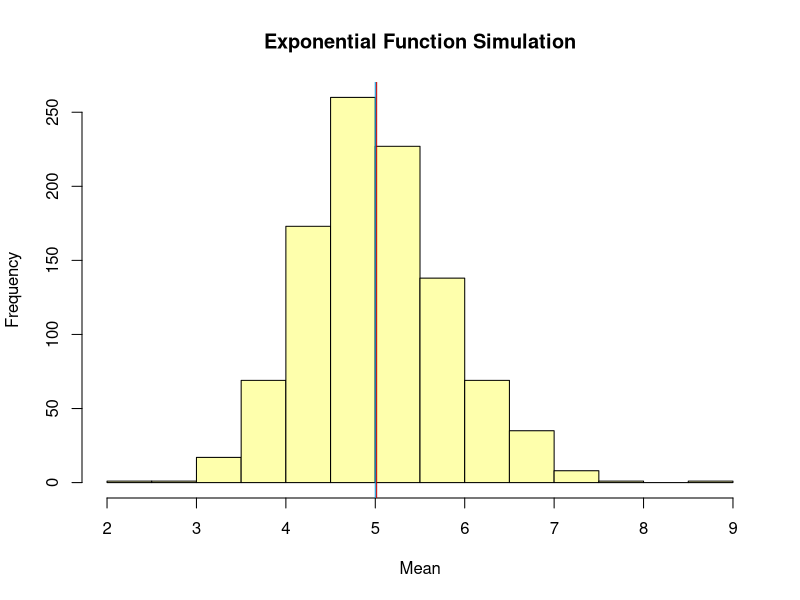
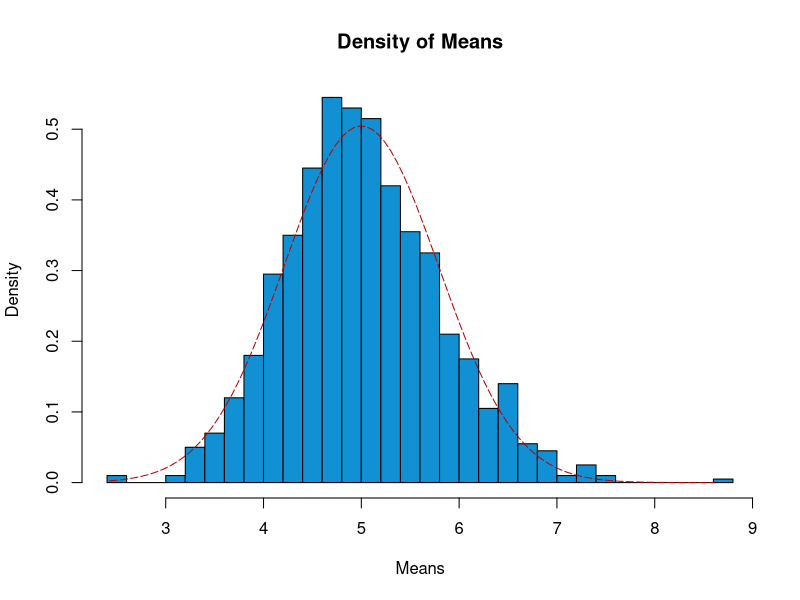
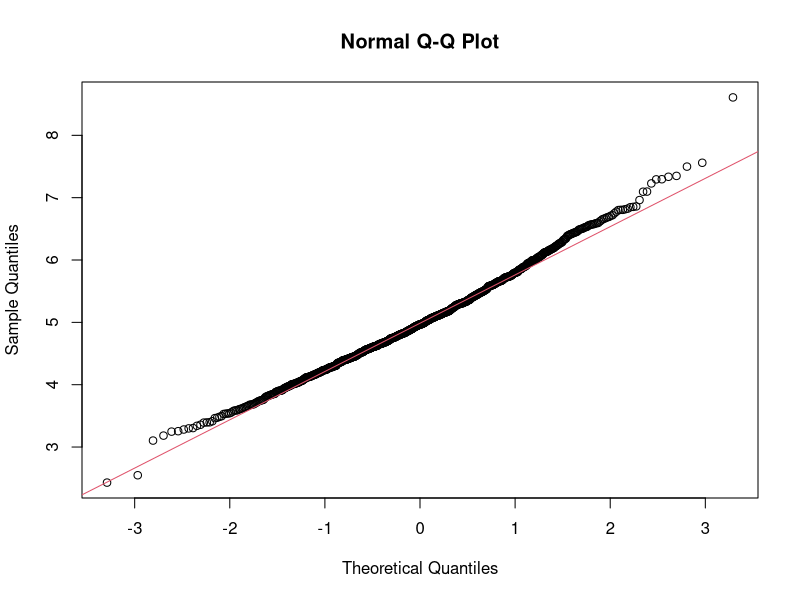

Write the R code that produced these figures, in order.
## ---- chunk 1
# set seed for random number consistency
set.seed(69)

# set lambda to 0.2
lambda <- 0.2

# assign samples (n) and simulation (sims) are allocated 
n <- 40
sims <- 1000

# simulate the setup for repeated random distribution
sim_exp <- replicate(sims, rexp(n, lambda))

# calculate mean of exponential
means_exp <- apply(sim_exp, 2, mean)
## ---- chunk 2
# calculate mean of the experimental simulation
e_mean <- mean(means_exp)
e_mean
## ---- chunk 3
# calculate mean from theoretical expression
t_mean <- 1/lambda
t_mean
## ---- chunk 4
# Generate the histogram for the experimental mean simulation while add the averages of 
hist(means_exp, 
     xlab = "Mean", 
     main = "Exponential Function Simulation", 
     col = "#FEFFAC")

abline(v = e_mean, col = "#BB0000")
abline(v = t_mean, col = "#1191D3")
## ---- chunk 5
# standard deviation of the exponential simulation
stdev_e <- sd(means_exp)
stdev_e
## ---- chunk 6
# variance of distribution
var_dist <- stdev_e^2
var_dist
## ---- chunk 7
# variance from analytical expression
var_t <- ((1/lambda)*(1/sqrt(n)))^2
var_t
## ---- chunk 8
x_set <- seq(min(means_exp), max(means_exp), length=100)
y_set <- dnorm(x_set, mean=1/lambda, sd=(1/lambda/sqrt(n)))

hist(means_exp,
     breaks=n,
     prob=TRUE,
     col="#1191D3",
     xlab = "Means",
     main="Density of Means",
     ylab="Density")

lines(x_set, y_set, pch=22, col="#BB0000", lty=5)
## ---- chunk 9
# Compare the distribution of averages of 40 exponentials to a normal distribution
qqnorm(means_exp)
qqline(means_exp, col = 2)

gc()
